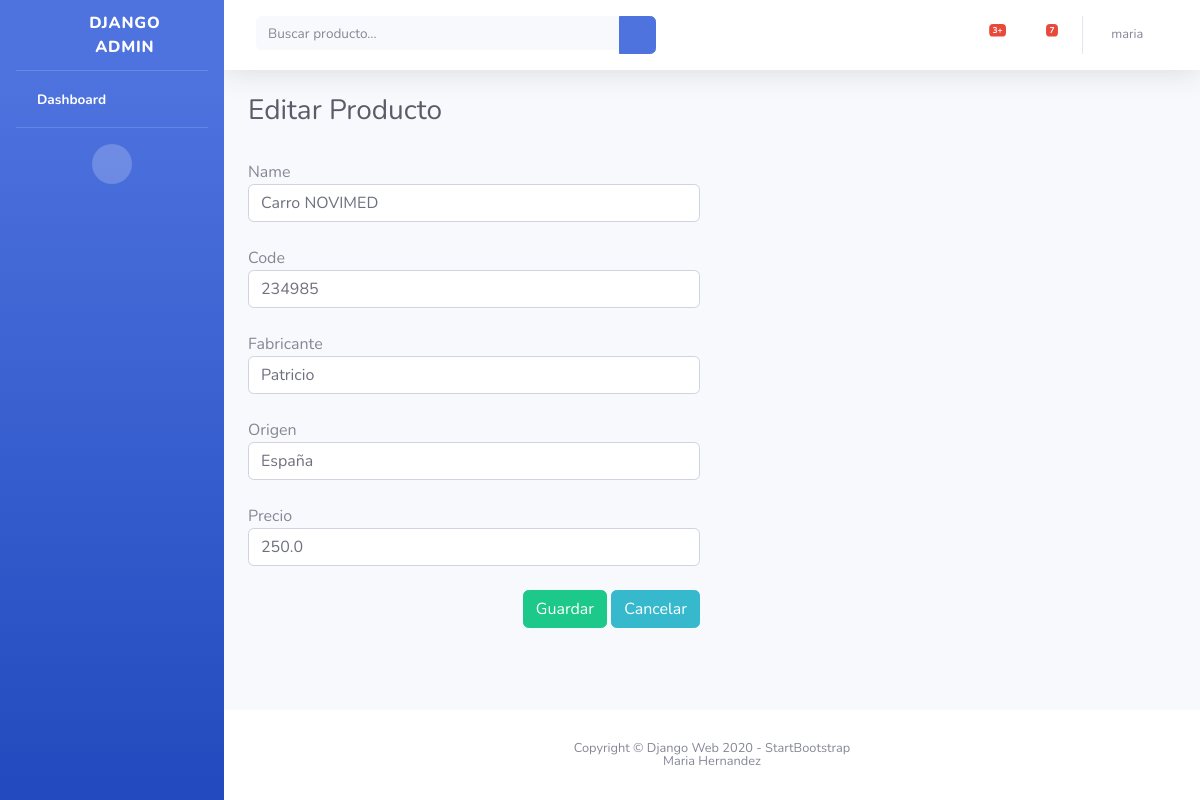
Screenshot of /user/logged_in/3/edit_employee (signed in) with the database file from the repository.
### productoapp/models.py (models this page shows)
class Producto(models.Model):
    name = models.CharField(max_length=200)
    code = models.IntegerField()
    fabricante = models.CharField(max_length=200)
    origen = models.CharField(max_length=200)
    precio = models.FloatField()

### productoapp/views.py (the view)
# urls.py: path('user/logged_in/<int:pk>/edit_employee', EditProduct.as_view(), name="edit_product")
class EditProduct(LoginRequiredMixin,UpdateView):
    template_name = "productoapp/edit_product.html"
    model= Producto
    form_class = ProductForm
    success_url = reverse_lazy('home')

### productoapp/forms.py
class ProductForm(forms.ModelForm):
    class Meta:
        model = Producto
        fields = ['name', 'code', 'fabricante', 'origen', 'precio']
        widgets = {
            'name': forms.TextInput(attrs={'class':'form-control','placeholder':'Nombre'}),
            'code': forms.TextInput(attrs={'class':'form-control','placeholder':'Codigo'}),
            'fabricante': forms.TextInput(attrs={'class':'form-control','placeholder':'Fabricante'}),
            'origen': forms.TextInput(attrs={'class':'form-control','placeholder':'Origen'}),
            'precio': forms.TextInput(attrs={'class':'form-control','placeholder':'Precio'})
        }

### productoapp/templates/productoapp/edit_product.html (shortened to what this page needs)
{% extends 'productoapp/base_home.html' %}
  {% block main %}
    <h1 class="h3 mb-2 text-gray-800">Editar Producto</h1>
    <br />
    <form method="post" enctype="multipart/form-data" >
      <div class="row">
        <div class="col">
          {% for fields in form %}
            <span>{{fields.label}}</span>
            {{fields}}
            <br />
          {% endfor %}
          <div class="text-right">
            <button type="submit" class="btn btn-success">Guardar</button>
            <a href="{% url 'home' %}" class="btn btn-info">Cancelar</a>
          </div>
          <br />
        </div>
        <div class="col">
        </div>
      </div>
    </form>
  {% endblock %}

### productoapp/templates/productoapp/base_home.html (shortened to what this page needs)
{% load staticfiles i18n %}
<!DOCTYPE html>
<html lang="es">
  <head>
    {% block css %}
      <link href="{% static 'vendor/fontawesome-free/css/all.min.css' %}" rel="stylesheet" type="text/css">
      <link href="{% static 'css/sb-admin-2.min.css' %}" rel="stylesheet">
    {% endblock %}
  </head>
  <body id="page-top">
    <div id="wrapper">
      <ul class="navbar-nav bg-gradient-primary sidebar sidebar-dark accordion" id="accordionSidebar">
        <a class="sidebar-brand d-flex align-items-center justify-content-center" href="/user/logged_in/home">
          <div class="sidebar-brand-icon"><i class="fas fa-tasks"></i></div>
          <div class="sidebar-brand-text mx-3">Django Admin</div>
        </a>
        <hr class="sidebar-divider my-0">
        <li class="nav-item active">
          <a class="nav-link" href="/user/logged_in/home"><i class="fas fa-fw fa-tachometer-alt"></i><span>Dashboard</span></a>
        </li>
        <hr class="sidebar-divider">
        <div class="text-center d-none d-md-inline">
          <button class="rounded-circle border-0" id="sidebarToggle"></button>
        </div>
      </ul>
      <div id="content-wrapper" class="d-flex flex-column">
        <div id="content">
          <nav class="navbar navbar-expand navbar-light bg-white topbar mb-4 static-top shadow">
            <form class="d-none d-sm-inline-block form-inline mr-auto ml-md-3 my-2 my-md-0 mw-100 navbar-search">
              <div class="input-group">
                <input id="buscador" type="text" class="form-control bg-light border-0 small" placeholder="Buscar producto..." aria-label="Search" aria-describedby="basic-addon2">
                <div class="input-group-append">
                  <button class="btn btn-primary" type="button"><i class="fas fa-search fa-sm"></i></button>
                </div>
              </div>
            </form>
            <ul class="navbar-nav ml-auto">
              <li class="nav-item dropdown no-arrow mx-1">
                <a class="nav-link dropdown-toggle" href="#" id="alertsDropdown" role="button" data-toggle="dropdown" aria-haspopup="true" aria-expanded="false">
                  <i class="fas fa-bell fa-fw"></i>
                  <span class="badge badge-danger badge-counter">3+</span>
                </a>
              </li>
              <li class="nav-item dropdown no-arrow mx-1">
                <a class="nav-link dropdown-toggle" href="#" id="messagesDropdown" role="button" data-toggle="dropdown" aria-haspopup="true" aria-expanded="false">
                  <i class="fas fa-envelope fa-fw"></i>
                  <span class="badge badge-danger badge-counter">7</span>
                </a>
              </li>
              <li class="nav-item dropdown no-arrow">
                <a class="nav-link dropdown-toggle" href="#" id="userDropdown" role="button" data-toggle="dropdown" aria-haspopup="true" aria-expanded="false">
                  <span class="mr-2 d-none d-lg-inline text-gray-600 small">{{user.username}}</span>
                  <span style="font-size: 20px; color: Dodgerblue;">
                    <i class="far fa-grin text-success fa-lg"></i>
                  </span>
                </a>
              </li>
            </ul>
          </nav>
          <div class="container-fluid">
            {% block main %}
            {% endblock %}
          </div>
        </div>
        <footer class="sticky-footer bg-white">
          <div class="container my-auto">
            <div class="copyright text-center my-auto">
              <span>Copyright &copy; Django Web 2020 - StartBootstrap</span>
              <br />
              <span>Maria Hernandez</span>
            </div>
          </div>
        </footer>
      </div>
    </div>
  </body>
</html>

### rows the page displays
Producto: form "Carro NOVIMED" "234985" "Patricio" "España" "250.0"

### other values shown
{{ user.username }} "maria"
{{ fields.label }} "Name" "Code" "Fabricante" "Origen" "Precio"
